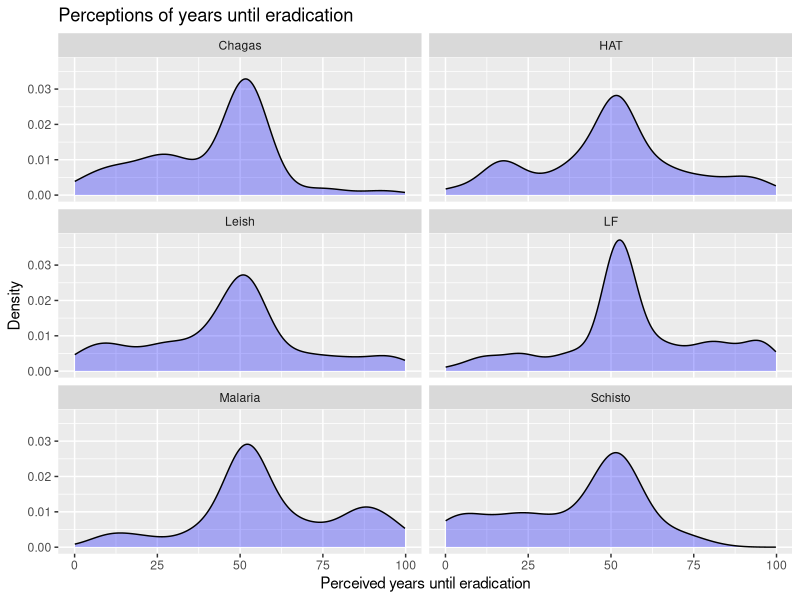
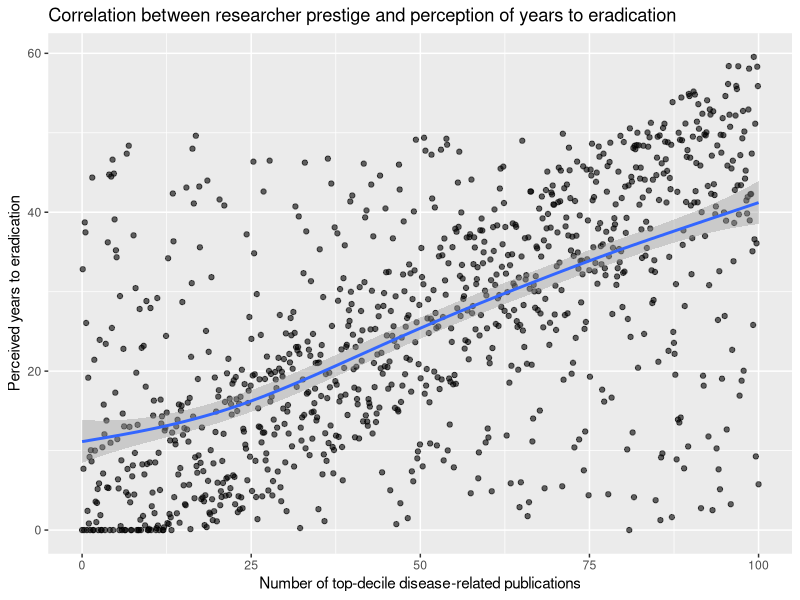
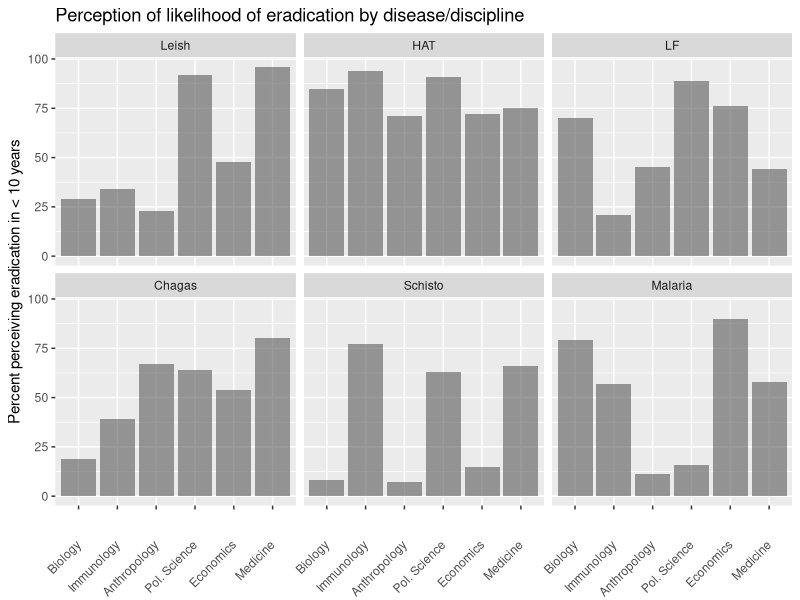
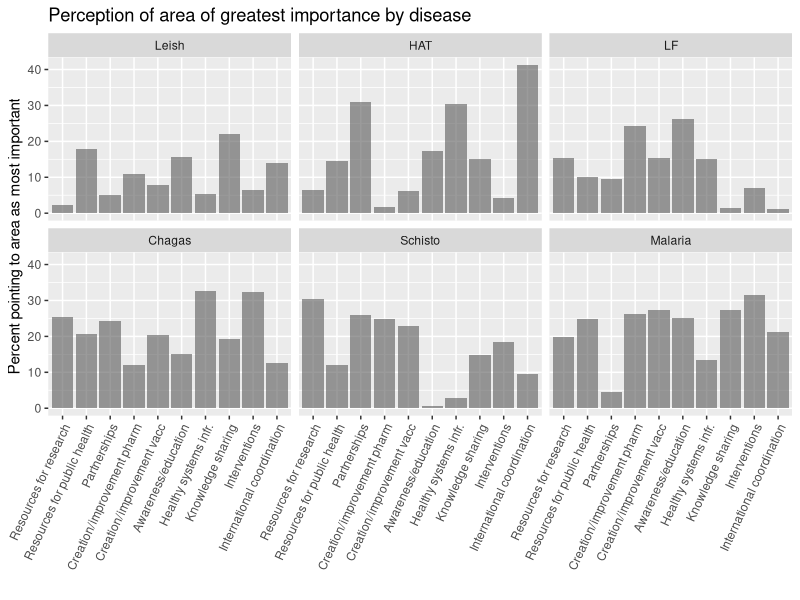
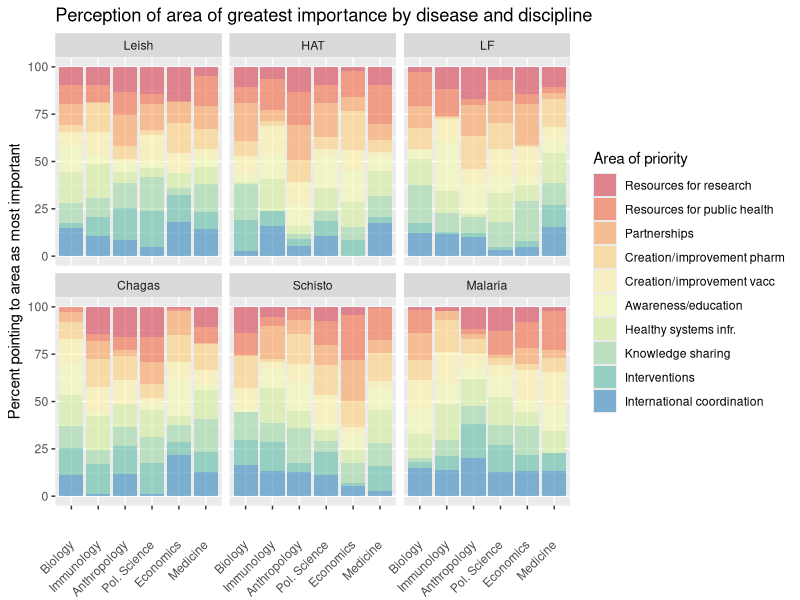

Reproduce these figures in R, in order.
library(ggplot2)
library(dplyr)
library(RColorBrewer)

# Approximation of timelines to eradication
diseases <- 
  c('Leish',
    'HAT',
    'LF',
    'Chagas',
    'Schisto',
    'Malaria')
df <- data.frame(disease = rep(diseases, each = 100),
                 val = NA)
for (i in diseases){
  adder <- sample(1:100, 1, prob = 100:1)
  df$val[df$disease == i] <- 
    rnorm(n = 100, mean = adder, sd = 40)
}
df$val <-
  ifelse(df$val > 100 | df$val < 0,
         sample(1:100, 1),
         df$val)
ggplot(data = df,
       aes(x = val)) +
  geom_density(fill = 'blue', alpha = 0.3, color = 'black') +
  facet_wrap(~disease, nrow = 3) +
  xlab('Perceived years until eradication') +
  ylab('Density') +
  ggtitle('Perceptions of years until eradication')


# Worker prestige and years to eradication
x <- seq(0, 100, length = 1000)
y <- seq(0, 50, length = 1000)
y <- y + runif(n = 1000) + sample(seq(-10, 10, length = 1000))
y[sample(1:1000, 400)] <- sample(seq(0, 50, length = 400))
y[y < 0] <- 0
df <- data.frame(quality = x,
                 years = y)
ggplot(data = df,
       aes(x = quality, 
           y = years)) +
  geom_point(alpha = 0.6) +
  geom_smooth() +
  xlab('Number of top-decile disease-related publications') +
  ylab('Perceived years to eradication') +
  ggtitle('Correlation between researcher prestige and perception of years to eradication')

# Obstacles by discipline and disease
disciplines <- 
  c('Biology',
    'Immunology',
    'Anthropology',
    'Pol. Science',
    'Economics',
    'Medicine')

diseases <- 
  c('Leish',
    'HAT',
    'LF',
    'Chagas',
    'Schisto',
    'Malaria')

df <- expand.grid(discipline = disciplines,
                  disease = diseases)
df$p <- sample(1:100,nrow(df))

ggplot(data = df,
       aes(x = discipline, y = p)) +
  geom_bar(stat = 'identity', alpha = 0.6) +
  facet_wrap(~disease) +
  xlab('') +
  ylab('Percent perceiving eradication in < 10 years') +
  ggtitle('Perception of likelihood of eradication by disease/discipline') +
  theme(axis.text.x = element_text(angle = 45, hjust = 1, vjust = 0.5))

# Obstacles by disease and area
diseases <- 
  c('Leish',
    'HAT',
    'LF',
    'Chagas',
    'Schisto',
    'Malaria')

areas <- 
  c('Resources for research',
    'Resources for public health',
    'Partnerships',
    'Creation/improvement pharm',
    'Creation/improvement vacc',
    'Awareness/education',
    'Healthy systems infr.',
    'Knowledge sharing',
    'Interventions',
    'International coordination')


df <- expand.grid(disease = diseases,
                  area = areas)
df$p <- sample(1:100,nrow(df))

df <- df %>%
  group_by(area) %>%
  mutate(p = p / sum(p) * 100)

ggplot(data = df,
       aes(x = area, y = p)) +
  geom_bar(stat = 'identity', alpha = 0.6) +
  facet_wrap(~disease) +
  xlab('') +
  ylab('Percent pointing to area as most important') +
  ggtitle('Perception of area of greatest importance by disease') +
  theme(axis.text.x = element_text(angle = 65, hjust = 1, vjust = 1))




# Obstacles by discipline and disease and principal area of importance
disciplines <- 
  c('Biology',
    'Immunology',
    'Anthropology',
    'Pol. Science',
    'Economics',
    'Medicine')

diseases <- 
  c('Leish',
    'HAT',
    'LF',
    'Chagas',
    'Schisto',
    'Malaria')

areas <- 
  c('Resources for research',
    'Resources for public health',
    'Partnerships',
    'Creation/improvement pharm',
    'Creation/improvement vacc',
    'Awareness/education',
    'Healthy systems infr.',
    'Knowledge sharing',
    'Interventions',
    'International coordination')

df <- expand.grid(discipline = disciplines,
                  disease = diseases,
                  area = areas)
df$p <- sample(seq(0, 100, length = 10000),nrow(df))


df <- 
  df %>%
  group_by(discipline, disease) %>%
  mutate(p = p / sum(p) * 100)

ggplot(data = df,
       aes(x = discipline, y = p, group = area, fill = area)) +
  geom_bar(stat = 'identity', alpha = 0.6) +
  facet_wrap(~disease) +
  xlab('') +
  ylab('Percent pointing to area as most important') +
  ggtitle('Perception of area of greatest importance by disease and discipline') +
  theme(axis.text.x = element_text(angle = 45, hjust = 1, vjust = 0.5)) +
  scale_fill_manual(name = 'Area of priority',
                    values = colorRampPalette(brewer.pal(n = 9, name = 'Spectral'))(length(unique(df$area))))

